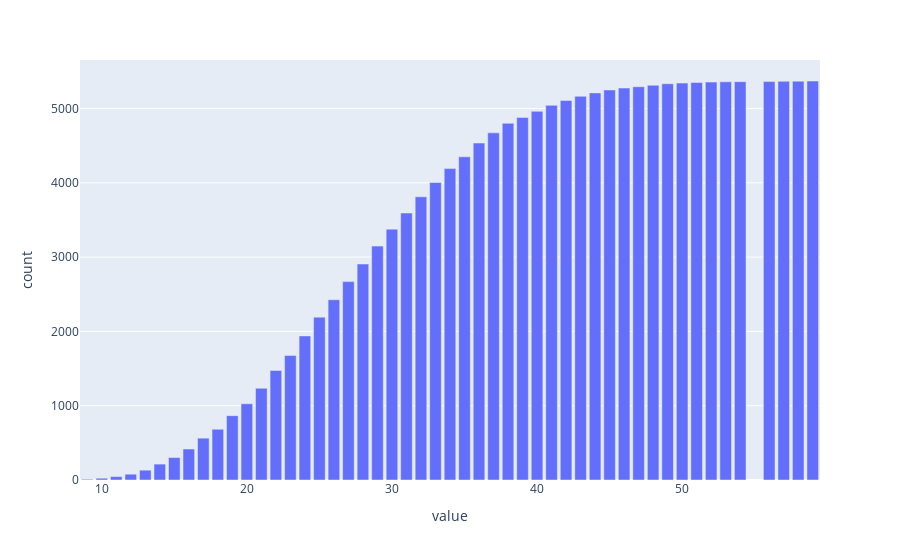

Notebook code cell kept with this figure:
### Code cell
email_data.plot_simple_histogram('text.length.values')

### Figure 1 — Plotly figure (JSON) as saved in the notebook; plotly's stock layout.template omitted (floating-point values rounded to 4 significant figures)
{"data": [{"alignmentgroup": "True", "hovertemplate": "value=%{x}<br>count=%{y}<extra></extra>", "legendgroup": "", "marker": {"color": "#636efa"}, "name": "", "offsetgroup": "", "orientation": "v", "showlegend": false, "textposition": "auto", "type": "bar", "x": [9, 10, 11, 12, 13, 14, 15, 16, 17, 18, 19, 20, 21, 22, 23, 24, 25, 26, 27, 28, 29, 30, 31, 32, 33, 34, 35, 36, 37, 38, 39, 40, 41, 42, 43, 44, 45, 46, 47, 48, 49, 50, 51, 52, 53, 54, 56, 57, 58, 59], "xaxis": "x", "y": [10, 24, 46, 78, 132, 214, 302, 417, 563, 683, 866, 1026, 1235, 1474, 1676, 1939, 2192, 2426, 2670, 2907, 3148, 3376, 3593, 3811, 4004, 4191, 4350, 4535, 4672, 4800, 4879, 4962, 5042, 5107, 5164, 5210, 5249, 5275, 5293, 5312, 5333, 5342, 5350, 5355, 5359, 5361, 5362, 5366, 5368, 5370], "yaxis": "y"}], "layout": {"barmode": "relative", "legend": {"tracegroupgap": 0}, "margin": {"t": 60}, "xaxis": {"anchor": "y", "domain": [0, 1], "title": {"text": "value"}}, "yaxis": {"anchor": "x", "domain": [0, 1], "title": {"text": "count"}}}}
